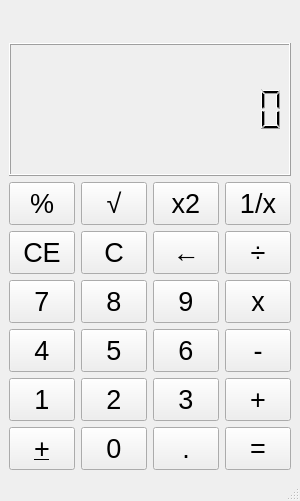
<?xml version="1.0" encoding="UTF-8"?>
<ui version="4.0">
 <class>Calculator</class>
 <widget class="QMainWindow" name="Calculator">
  <property name="geometry">
   <rect>
    <x>0</x>
    <y>0</y>
    <width>300</width>
    <height>501</height>
   </rect>
  </property>
  <property name="mouseTracking">
   <bool>true</bool>
  </property>
  <property name="windowTitle">
   <string>Calculator</string>
  </property>
  <widget class="QWidget" name="centralwidget">
   <property name="minimumSize">
    <size>
     <width>300</width>
     <height>450</height>
    </size>
   </property>
   <layout class="QVBoxLayout" name="verticalLayout">
    <item>
     <widget class="QLabel" name="label">
      <property name="maximumSize">
       <size>
        <width>99999</width>
        <height>28</height>
       </size>
      </property>
      <property name="layoutDirection">
       <enum>Qt::LeftToRight</enum>
      </property>
      <property name="text">
       <string/>
      </property>
      <property name="alignment">
       <set>Qt::AlignRight|Qt::AlignTrailing|Qt::AlignVCenter</set>
      </property>
     </widget>
    </item>
    <item>
     <widget class="QLCDNumber" name="field">
      <property name="sizePolicy">
       <sizepolicy hsizetype="Minimum" vsizetype="Minimum">
        <horstretch>0</horstretch>
        <verstretch>0</verstretch>
       </sizepolicy>
      </property>
      <property name="minimumSize">
       <size>
        <width>0</width>
        <height>105</height>
       </size>
      </property>
      <property name="maximumSize">
       <size>
        <width>100000</width>
        <height>133</height>
       </size>
      </property>
      <property name="cursor">
       <cursorShape>IBeamCursor</cursorShape>
      </property>
      <property name="digitCount">
       <number>12</number>
      </property>
     </widget>
    </item>
    <item>
     <layout class="QGridLayout" name="gridLayout">
      <item row="2" column="0">
       <widget class="QPushButton" name="btn_7">
        <property name="sizePolicy">
         <sizepolicy hsizetype="Minimum" vsizetype="Minimum">
          <horstretch>0</horstretch>
          <verstretch>0</verstretch>
         </sizepolicy>
        </property>
        <property name="font">
         <font>
          <pointsize>20</pointsize>
          <weight>50</weight>
          <italic>false</italic>
          <bold>false</bold>
          <underline>false</underline>
          <strikeout>false</strikeout>
          <stylestrategy>PreferDefault</stylestrategy>
          <kerning>true</kerning>
         </font>
        </property>
        <property name="text">
         <string>7</string>
        </property>
        <property name="shortcut">
         <string>7</string>
        </property>
       </widget>
      </item>
      <item row="2" column="1">
       <widget class="QPushButton" name="btn_8">
        <property name="sizePolicy">
         <sizepolicy hsizetype="Minimum" vsizetype="Minimum">
          <horstretch>0</horstretch>
          <verstretch>0</verstretch>
         </sizepolicy>
        </property>
        <property name="font">
         <font>
          <pointsize>20</pointsize>
          <weight>50</weight>
          <italic>false</italic>
          <bold>false</bold>
          <underline>false</underline>
          <strikeout>false</strikeout>
          <stylestrategy>PreferDefault</stylestrategy>
          <kerning>true</kerning>
         </font>
        </property>
        <property name="text">
         <string>8</string>
        </property>
        <property name="shortcut">
         <string>8</string>
        </property>
       </widget>
      </item>
      <item row="4" column="0">
       <widget class="QPushButton" name="btn_1">
        <property name="sizePolicy">
         <sizepolicy hsizetype="Minimum" vsizetype="Minimum">
          <horstretch>0</horstretch>
          <verstretch>0</verstretch>
         </sizepolicy>
        </property>
        <property name="font">
         <font>
          <pointsize>20</pointsize>
          <weight>50</weight>
          <italic>false</italic>
          <bold>false</bold>
          <underline>false</underline>
          <strikeout>false</strikeout>
          <stylestrategy>PreferDefault</stylestrategy>
          <kerning>true</kerning>
         </font>
        </property>
        <property name="text">
         <string>1</string>
        </property>
        <property name="shortcut">
         <string>1</string>
        </property>
       </widget>
      </item>
      <item row="4" column="1">
       <widget class="QPushButton" name="btn_2">
        <property name="sizePolicy">
         <sizepolicy hsizetype="Minimum" vsizetype="Minimum">
          <horstretch>0</horstretch>
          <verstretch>0</verstretch>
         </sizepolicy>
        </property>
        <property name="font">
         <font>
          <pointsize>20</pointsize>
          <weight>50</weight>
          <italic>false</italic>
          <bold>false</bold>
          <underline>false</underline>
          <strikeout>false</strikeout>
          <stylestrategy>PreferDefault</stylestrategy>
          <kerning>true</kerning>
         </font>
        </property>
        <property name="text">
         <string>2</string>
        </property>
        <property name="shortcut">
         <string>2</string>
        </property>
       </widget>
      </item>
      <item row="5" column="0">
       <widget class="QPushButton" name="negate_btn">
        <property name="sizePolicy">
         <sizepolicy hsizetype="Minimum" vsizetype="Minimum">
          <horstretch>0</horstretch>
          <verstretch>0</verstretch>
         </sizepolicy>
        </property>
        <property name="font">
         <font>
          <pointsize>20</pointsize>
          <weight>50</weight>
          <italic>false</italic>
          <bold>false</bold>
          <underline>true</underline>
          <strikeout>false</strikeout>
          <stylestrategy>PreferDefault</stylestrategy>
          <kerning>true</kerning>
         </font>
        </property>
        <property name="text">
         <string>+</string>
        </property>
       </widget>
      </item>
      <item row="3" column="1">
       <widget class="QPushButton" name="btn_5">
        <property name="sizePolicy">
         <sizepolicy hsizetype="Minimum" vsizetype="Minimum">
          <horstretch>0</horstretch>
          <verstretch>0</verstretch>
         </sizepolicy>
        </property>
        <property name="font">
         <font>
          <pointsize>20</pointsize>
          <weight>50</weight>
          <italic>false</italic>
          <bold>false</bold>
          <underline>false</underline>
          <strikeout>false</strikeout>
          <stylestrategy>PreferDefault</stylestrategy>
          <kerning>true</kerning>
         </font>
        </property>
        <property name="text">
         <string>5</string>
        </property>
        <property name="shortcut">
         <string>5</string>
        </property>
       </widget>
      </item>
      <item row="5" column="1">
       <widget class="QPushButton" name="btn_0">
        <property name="sizePolicy">
         <sizepolicy hsizetype="Minimum" vsizetype="Minimum">
          <horstretch>0</horstretch>
          <verstretch>0</verstretch>
         </sizepolicy>
        </property>
        <property name="font">
         <font>
          <pointsize>20</pointsize>
          <weight>50</weight>
          <italic>false</italic>
          <bold>false</bold>
          <underline>false</underline>
          <strikeout>false</strikeout>
          <stylestrategy>PreferDefault</stylestrategy>
          <kerning>true</kerning>
         </font>
        </property>
        <property name="text">
         <string>0</string>
        </property>
        <property name="shortcut">
         <string>0</string>
        </property>
       </widget>
      </item>
      <item row="1" column="0">
       <widget class="QPushButton" name="clear_btn">
        <property name="sizePolicy">
         <sizepolicy hsizetype="Minimum" vsizetype="Minimum">
          <horstretch>0</horstretch>
          <verstretch>0</verstretch>
         </sizepolicy>
        </property>
        <property name="font">
         <font>
          <pointsize>20</pointsize>
          <weight>50</weight>
          <italic>false</italic>
          <bold>false</bold>
          <underline>false</underline>
          <strikeout>false</strikeout>
          <stylestrategy>PreferDefault</stylestrategy>
          <kerning>true</kerning>
         </font>
        </property>
        <property name="text">
         <string>CE</string>
        </property>
       </widget>
      </item>
      <item row="1" column="2">
       <widget class="QPushButton" name="backspace_btn">
        <property name="sizePolicy">
         <sizepolicy hsizetype="Minimum" vsizetype="Minimum">
          <horstretch>0</horstretch>
          <verstretch>0</verstretch>
         </sizepolicy>
        </property>
        <property name="font">
         <font>
          <pointsize>20</pointsize>
          <weight>50</weight>
          <italic>false</italic>
          <bold>false</bold>
          <underline>false</underline>
          <strikeout>false</strikeout>
          <stylestrategy>PreferDefault</stylestrategy>
          <kerning>true</kerning>
         </font>
        </property>
        <property name="text">
         <string>←</string>
        </property>
        <property name="shortcut">
         <string>Backspace</string>
        </property>
       </widget>
      </item>
      <item row="0" column="0">
       <widget class="QPushButton" name="percent_btn">
        <property name="sizePolicy">
         <sizepolicy hsizetype="Minimum" vsizetype="Minimum">
          <horstretch>0</horstretch>
          <verstretch>0</verstretch>
         </sizepolicy>
        </property>
        <property name="font">
         <font>
          <pointsize>20</pointsize>
          <weight>50</weight>
          <italic>false</italic>
          <bold>false</bold>
          <underline>false</underline>
          <strikeout>false</strikeout>
          <stylestrategy>PreferDefault</stylestrategy>
          <kerning>true</kerning>
         </font>
        </property>
        <property name="text">
         <string>%</string>
        </property>
       </widget>
      </item>
      <item row="2" column="2">
       <widget class="QPushButton" name="btn_9">
        <property name="sizePolicy">
         <sizepolicy hsizetype="Minimum" vsizetype="Minimum">
          <horstretch>0</horstretch>
          <verstretch>0</verstretch>
         </sizepolicy>
        </property>
        <property name="font">
         <font>
          <pointsize>20</pointsize>
          <weight>50</weight>
          <italic>false</italic>
          <bold>false</bold>
          <underline>false</underline>
          <strikeout>false</strikeout>
          <stylestrategy>PreferDefault</stylestrategy>
          <kerning>true</kerning>
         </font>
        </property>
        <property name="text">
         <string>9</string>
        </property>
        <property name="shortcut">
         <string>9</string>
        </property>
       </widget>
      </item>
      <item row="5" column="2">
       <widget class="QPushButton" name="dot_btn">
        <property name="sizePolicy">
         <sizepolicy hsizetype="Minimum" vsizetype="Minimum">
          <horstretch>0</horstretch>
          <verstretch>0</verstretch>
         </sizepolicy>
        </property>
        <property name="font">
         <font>
          <pointsize>20</pointsize>
          <weight>50</weight>
          <italic>false</italic>
          <bold>false</bold>
          <underline>false</underline>
          <strikeout>false</strikeout>
          <stylestrategy>PreferDefault</stylestrategy>
          <kerning>true</kerning>
         </font>
        </property>
        <property name="text">
         <string>.</string>
        </property>
        <property name="shortcut">
         <string>.</string>
        </property>
       </widget>
      </item>
      <item row="3" column="2">
       <widget class="QPushButton" name="btn_6">
        <property name="sizePolicy">
         <sizepolicy hsizetype="Minimum" vsizetype="Minimum">
          <horstretch>0</horstretch>
          <verstretch>0</verstretch>
         </sizepolicy>
        </property>
        <property name="font">
         <font>
          <pointsize>20</pointsize>
          <weight>50</weight>
          <italic>false</italic>
          <bold>false</bold>
          <underline>false</underline>
          <strikeout>false</strikeout>
          <stylestrategy>PreferDefault</stylestrategy>
          <kerning>true</kerning>
         </font>
        </property>
        <property name="text">
         <string>6</string>
        </property>
        <property name="shortcut">
         <string>6</string>
        </property>
       </widget>
      </item>
      <item row="4" column="2">
       <widget class="QPushButton" name="btn_3">
        <property name="sizePolicy">
         <sizepolicy hsizetype="Minimum" vsizetype="Minimum">
          <horstretch>0</horstretch>
          <verstretch>0</verstretch>
         </sizepolicy>
        </property>
        <property name="font">
         <font>
          <pointsize>20</pointsize>
          <weight>50</weight>
          <italic>false</italic>
          <bold>false</bold>
          <underline>false</underline>
          <strikeout>false</strikeout>
          <stylestrategy>PreferDefault</stylestrategy>
          <kerning>true</kerning>
         </font>
        </property>
        <property name="text">
         <string>3</string>
        </property>
        <property name="shortcut">
         <string>3</string>
        </property>
       </widget>
      </item>
      <item row="0" column="2">
       <widget class="QPushButton" name="sqr_btn">
        <property name="sizePolicy">
         <sizepolicy hsizetype="Minimum" vsizetype="Minimum">
          <horstretch>0</horstretch>
          <verstretch>0</verstretch>
         </sizepolicy>
        </property>
        <property name="font">
         <font>
          <pointsize>20</pointsize>
          <weight>50</weight>
          <italic>false</italic>
          <bold>false</bold>
          <underline>false</underline>
          <strikeout>false</strikeout>
          <stylestrategy>PreferDefault</stylestrategy>
          <kerning>true</kerning>
         </font>
        </property>
        <property name="text">
         <string>x2</string>
        </property>
       </widget>
      </item>
      <item row="0" column="3">
       <widget class="QPushButton" name="oneDivider_btn">
        <property name="sizePolicy">
         <sizepolicy hsizetype="Minimum" vsizetype="Minimum">
          <horstretch>0</horstretch>
          <verstretch>0</verstretch>
         </sizepolicy>
        </property>
        <property name="font">
         <font>
          <pointsize>20</pointsize>
          <weight>50</weight>
          <italic>false</italic>
          <bold>false</bold>
          <underline>false</underline>
          <strikeout>false</strikeout>
          <stylestrategy>PreferDefault</stylestrategy>
          <kerning>true</kerning>
         </font>
        </property>
        <property name="text">
         <string>1/x</string>
        </property>
       </widget>
      </item>
      <item row="1" column="3">
       <widget class="QPushButton" name="divide_btn">
        <property name="sizePolicy">
         <sizepolicy hsizetype="Minimum" vsizetype="Minimum">
          <horstretch>0</horstretch>
          <verstretch>0</verstretch>
         </sizepolicy>
        </property>
        <property name="font">
         <font>
          <pointsize>20</pointsize>
          <weight>50</weight>
          <italic>false</italic>
          <bold>false</bold>
          <underline>false</underline>
          <strikeout>false</strikeout>
          <stylestrategy>PreferDefault</stylestrategy>
          <kerning>true</kerning>
         </font>
        </property>
        <property name="text">
         <string>÷</string>
        </property>
        <property name="shortcut">
         <string>/</string>
        </property>
       </widget>
      </item>
      <item row="4" column="3">
       <widget class="QPushButton" name="plus_btn">
        <property name="sizePolicy">
         <sizepolicy hsizetype="Minimum" vsizetype="Minimum">
          <horstretch>0</horstretch>
          <verstretch>0</verstretch>
         </sizepolicy>
        </property>
        <property name="font">
         <font>
          <pointsize>20</pointsize>
          <weight>50</weight>
          <italic>false</italic>
          <bold>false</bold>
          <underline>false</underline>
          <strikeout>false</strikeout>
          <stylestrategy>PreferDefault</stylestrategy>
          <kerning>true</kerning>
         </font>
        </property>
        <property name="text">
         <string>+</string>
        </property>
        <property name="shortcut">
         <string>+</string>
        </property>
       </widget>
      </item>
      <item row="5" column="3">
       <widget class="QPushButton" name="equal_btn">
        <property name="sizePolicy">
         <sizepolicy hsizetype="Minimum" vsizetype="Minimum">
          <horstretch>0</horstretch>
          <verstretch>0</verstretch>
         </sizepolicy>
        </property>
        <property name="font">
         <font>
          <pointsize>20</pointsize>
          <weight>50</weight>
          <italic>false</italic>
          <bold>false</bold>
          <underline>false</underline>
          <strikeout>false</strikeout>
          <stylestrategy>PreferDefault</stylestrategy>
          <kerning>true</kerning>
         </font>
        </property>
        <property name="text">
         <string>=</string>
        </property>
        <property name="shortcut">
         <string>=</string>
        </property>
       </widget>
      </item>
      <item row="3" column="3">
       <widget class="QPushButton" name="minus_btn">
        <property name="sizePolicy">
         <sizepolicy hsizetype="Minimum" vsizetype="Minimum">
          <horstretch>0</horstretch>
          <verstretch>0</verstretch>
         </sizepolicy>
        </property>
        <property name="font">
         <font>
          <pointsize>20</pointsize>
          <weight>50</weight>
          <italic>false</italic>
          <bold>false</bold>
          <underline>false</underline>
          <strikeout>false</strikeout>
          <stylestrategy>PreferDefault</stylestrategy>
          <kerning>true</kerning>
         </font>
        </property>
        <property name="text">
         <string>-</string>
        </property>
        <property name="shortcut">
         <string>+</string>
        </property>
       </widget>
      </item>
      <item row="2" column="3">
       <widget class="QPushButton" name="mult_btn">
        <property name="sizePolicy">
         <sizepolicy hsizetype="Minimum" vsizetype="Minimum">
          <horstretch>0</horstretch>
          <verstretch>0</verstretch>
         </sizepolicy>
        </property>
        <property name="font">
         <font>
          <pointsize>20</pointsize>
          <weight>50</weight>
          <italic>false</italic>
          <bold>false</bold>
          <underline>false</underline>
          <strikeout>false</strikeout>
          <stylestrategy>PreferDefault</stylestrategy>
          <kerning>true</kerning>
         </font>
        </property>
        <property name="text">
         <string>x</string>
        </property>
        <property name="shortcut">
         <string>*</string>
        </property>
       </widget>
      </item>
      <item row="0" column="1">
       <widget class="QPushButton" name="root_btn">
        <property name="sizePolicy">
         <sizepolicy hsizetype="Minimum" vsizetype="Minimum">
          <horstretch>0</horstretch>
          <verstretch>0</verstretch>
         </sizepolicy>
        </property>
        <property name="font">
         <font>
          <pointsize>20</pointsize>
          <weight>50</weight>
          <italic>false</italic>
          <bold>false</bold>
          <underline>false</underline>
          <strikeout>false</strikeout>
          <stylestrategy>PreferDefault</stylestrategy>
          <kerning>true</kerning>
         </font>
        </property>
        <property name="text">
         <string>√</string>
        </property>
       </widget>
      </item>
      <item row="3" column="0">
       <widget class="QPushButton" name="btn_4">
        <property name="sizePolicy">
         <sizepolicy hsizetype="Minimum" vsizetype="Minimum">
          <horstretch>0</horstretch>
          <verstretch>0</verstretch>
         </sizepolicy>
        </property>
        <property name="font">
         <font>
          <pointsize>20</pointsize>
          <weight>50</weight>
          <italic>false</italic>
          <bold>false</bold>
          <underline>false</underline>
          <strikeout>false</strikeout>
          <stylestrategy>PreferDefault</stylestrategy>
          <kerning>true</kerning>
         </font>
        </property>
        <property name="text">
         <string>4</string>
        </property>
        <property name="shortcut">
         <string>4</string>
        </property>
       </widget>
      </item>
      <item row="1" column="1">
       <widget class="QPushButton" name="gClear_btn">
        <property name="sizePolicy">
         <sizepolicy hsizetype="Minimum" vsizetype="Minimum">
          <horstretch>0</horstretch>
          <verstretch>0</verstretch>
         </sizepolicy>
        </property>
        <property name="font">
         <font>
          <pointsize>20</pointsize>
          <weight>50</weight>
          <italic>false</italic>
          <bold>false</bold>
          <underline>false</underline>
          <strikeout>false</strikeout>
          <stylestrategy>PreferDefault</stylestrategy>
          <kerning>true</kerning>
         </font>
        </property>
        <property name="text">
         <string>C</string>
        </property>
       </widget>
      </item>
     </layout>
    </item>
   </layout>
  </widget>
  <widget class="QMenuBar" name="menubar">
   <property name="geometry">
    <rect>
     <x>0</x>
     <y>0</y>
     <width>300</width>
     <height>26</height>
    </rect>
   </property>
  </widget>
  <widget class="QStatusBar" name="statusbar"/>
 </widget>
 <resources/>
 <connections/>
</ui>
